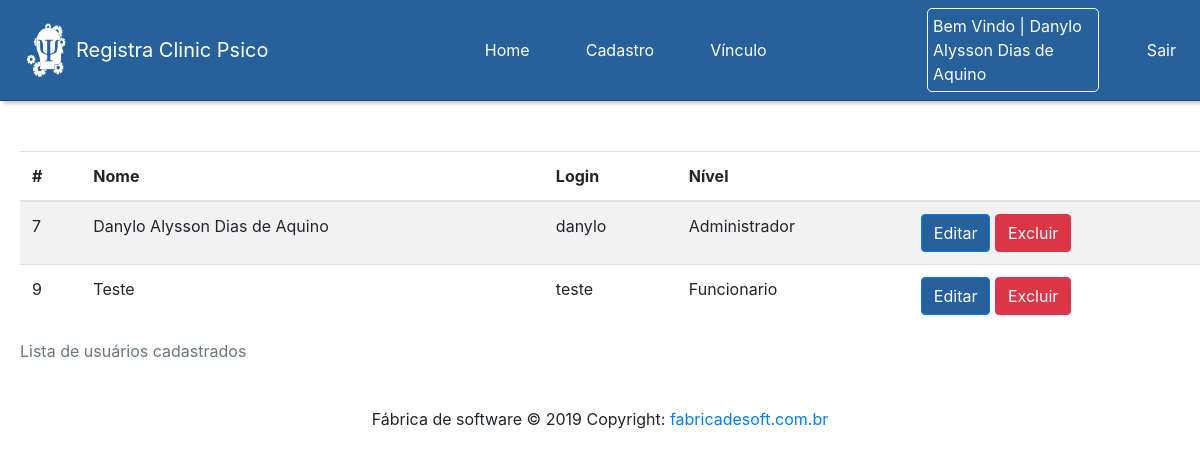
Screenshot of /telas/TelaPesquisaUsuario.php (signed in) with the database file from the repository.
### tables this page shows
CREATE TABLE IF NOT EXISTS `usuario` (
  `idUsuario` int(11) NOT NULL AUTO_INCREMENT,
  `loginUsuario` varchar(255) DEFAULT NULL,
  `nomeUsuario` varchar(255) DEFAULT NULL,
  `senhaUsuario` varchar(255) DEFAULT NULL,
  `tipoUsuario` varchar(255) DEFAULT NULL,
  PRIMARY KEY (`idUsuario`)
);

### Banco/conexao.php (called while the page is built, shortened)
<?php
class Banco{
	private $pdo;
	private $array;
	public function __construct($host,$dbname,$dbuser,$dbpass){
		try{
			$this->pdo = new pdo("mysql:dbname=".$dbname.";host=".$host, $dbuser, $dbpass);
		}catch(PDOExeption $e){
			echo "Falhou :".$e->getMessage();
		}
	}
	public function query($sql){
		$query = $this->pdo->query($sql);
		$this->array = $query->fetchAll();
	}
	public function result(){
		return $this->array;
	}
}
?>

### telas/TelaPesquisaUsuario.php (the view, shortened to what this page needs)
<!doctype html>
<html lang="pt-br">
<head>
	<link rel="stylesheet" href="https://stackpath.bootstrapcdn.com/bootstrap/4.3.1/css/bootstrap.min.css">
	<link rel="stylesheet" type="text/css" href="../css/style.css">
</head>
<body>
	<?php include_once '../Util/NavBar.php'; ?>
	<div class="table-responsive" style="margin-left: 20px; margin-top: 50px;">
		<table class="table table-striped">
			<caption>Lista de usuários cadastrados</caption>
			<thead>
				<tr>
					<th scope="col">#</th>
					<th scope="col">Nome</th>
					<th scope="col">Login</th>
					<th scope="col">Nível</th>
					<th scope="col"> </th>
				</tr>
			</thead>
			<tbody>
				<?php
				require '../Banco/conexao.php';
				$banco = new Banco("localhost", "psico", "root", "");
				$banco->query("SELECT idUsuario, nomeUsuario, loginUsuario, tipoUsuario FROM usuario");
				foreach ($banco->result() as $usuario) : ?>
					<tr>
						<td><?php echo $usuario['idUsuario']; ?></td>
						<td><?php echo $usuario['nomeUsuario']; ?></td>
						<td><?php echo $usuario['loginUsuario']; ?></td>
						<td><?php echo $usuario['tipoUsuario']; ?></td>
						<td>
							<a href="TelaUsuario.php?editar=<?php echo $usuario['idUsuario']; ?>" class="btn btn-primary" style="background-color: #26619c">Editar</a>
							<button type="submit" class="btn btn-danger" data-toggle="modal" data-target="#excluir<?php echo $usuario['idUsuario']; ?>">Excluir</button>
						</td>
					</tr>
				<?php endforeach; ?>
			</tbody>
		</table>
	</div>
	<?php include_once '../Util/Footer.php'; ?>
</body>
</html>

### css/style.css (style rules this page uses)
a { text-decoration: none; }

### css/styleMenu.css (style rules this page uses)
body { font-family: 'Selvetica', sans-serif; }

### rows the page displays
usuario: idUsuario "7", nomeUsuario "Danylo Alysson Dias de Aquino", loginUsuario "danylo", tipoUsuario "Administrador"
usuario: idUsuario "9", nomeUsuario "Teste", loginUsuario "teste", tipoUsuario "Funcionario"

### other values shown
$_SESSION['nomeUsuario'] "Danylo Alysson Dias de Aquino"
